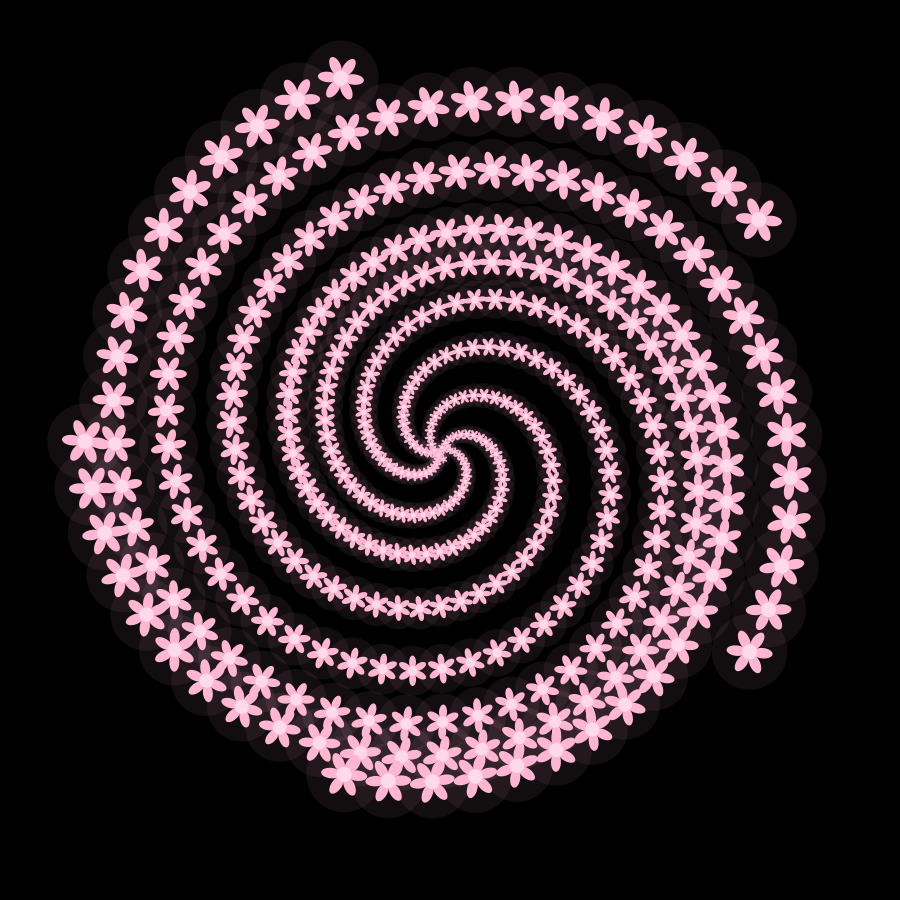
Frame 1 (no input)
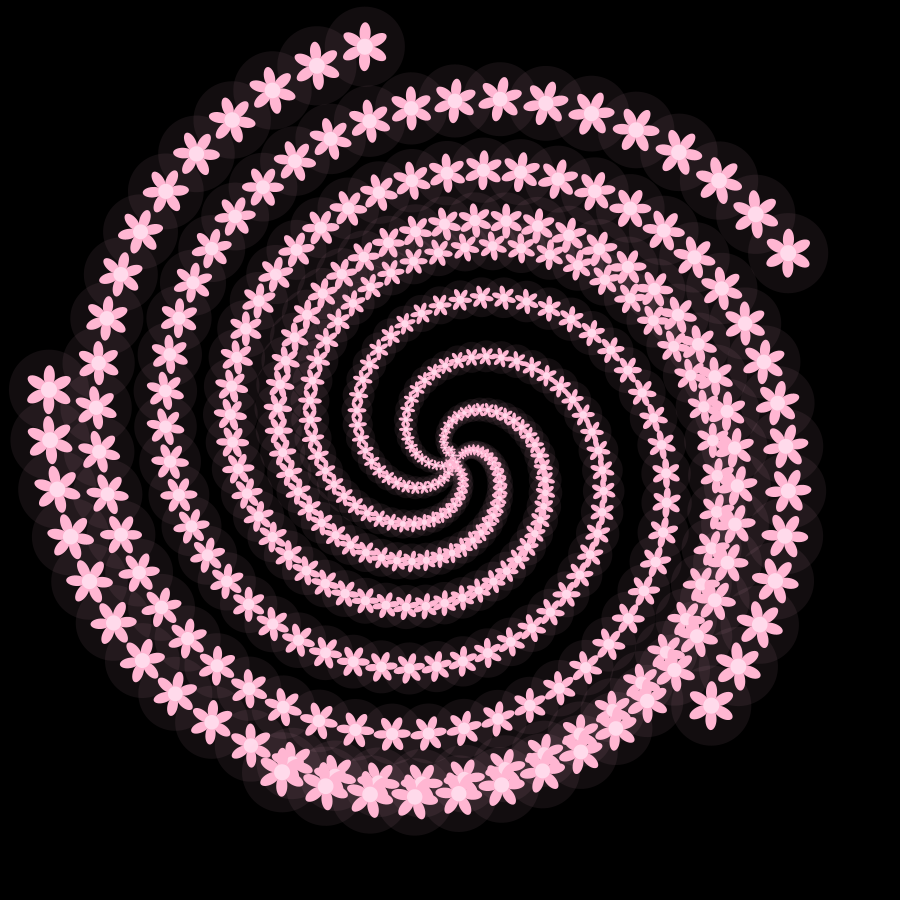
Frame 60 (the mouse pressed at the canvas centre just before this capture)
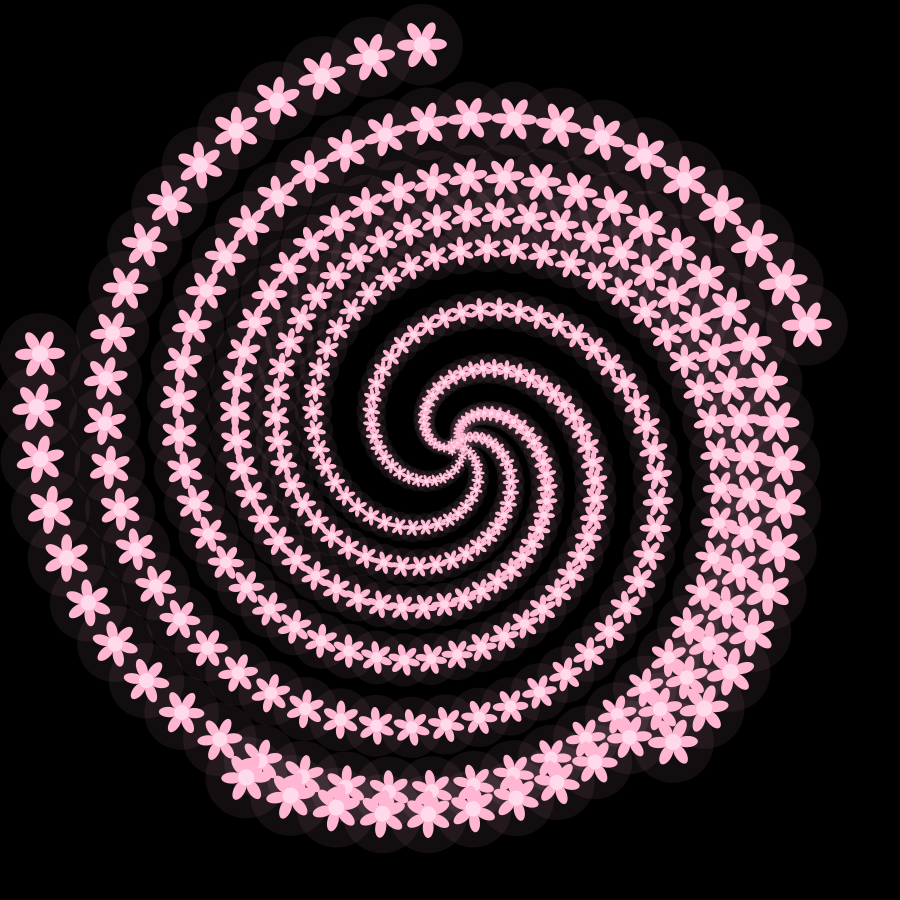
Frame 120 (the mouse held since frame 60 and released just before this capture)

The Processing sketch that drew these frames (run headless with seeded random() and noise(); from frame 60 on, the mouse is pressed at the canvas centre):

// Processing sketch: BowKaleidoscope
// ── BowKaleidoscope.pde
// Star Spiral — 5 arms winding outward from center
// Each arm is a curving line of flowers that grows from tiny at the core to large at the tip

float t = 0;

final int   ARMS   = 5;
final int   STEPS  = 75;    // flowers per arm
final float TURNS  = 1.5;   // how many times each arm winds around
final float MAX_R  = 365.0;
final int   PETALS = 6;

void setup() {
  size(900, 900);
  smooth();
  noStroke();
  colorMode(RGB, 255, 255, 255, 255);
}

void draw() {
  background(0, 0, 0);
  translate(width/2, height/2);

  float breathe = 1.0 + 0.08 * sin(t * 1.3);
  scale(breathe);
  rotate(t * 0.2);   // whole star slowly spins

  for (int arm = 0; arm < ARMS; arm++) {
    float armOffset = arm * (TWO_PI / ARMS);
    float armMaxR   = MAX_R + 25 * sin(t * 1.2 + arm * 1.1);  // tips extend and retract

    for (int s = 0; s < STEPS; s++) {
      float frac  = (float)s / (STEPS - 1);
      float angle = frac * TURNS * TWO_PI + armOffset;
      float r     = frac * armMaxR;

      // Snake wave along each arm — wiggles side to side over time
      float wiggle = sin(t * 2.8 + frac * 7.0 + arm * 1.4) * 13;
      float px = cos(angle) * r + -sin(angle) * wiggle;
      float py = sin(angle) * r +  cos(angle) * wiggle;

      float flowerR = map(s, 0, STEPS - 1, 4, 21);    // tiny at center, big at tip
      float spin = t * 2.1 + frac * 9;

      flower(px, py, flowerR, spin);
    }
  }

  t += 0.011;
}

void flower(float x, float y, float r, float spin) {
  pushMatrix();
  translate(x, y);
  rotate(spin);

  // Glow halo
  fill(255, 182, 210, 18);
  ellipse(0, 0, r * 3.6, r * 3.6);

  // Petals — light pink
  fill(255, 182, 210);
  for (int p = 0; p < PETALS; p++) {
    pushMatrix();
    rotate(TWO_PI * p / PETALS);
    ellipse(0, -r * 0.62, r * 0.5, r * 0.96);
    popMatrix();
  }

  // Center dot — slightly lighter
  fill(255, 218, 235);
  ellipse(0, 0, r * 0.72, r * 0.72);

  popMatrix();
}
